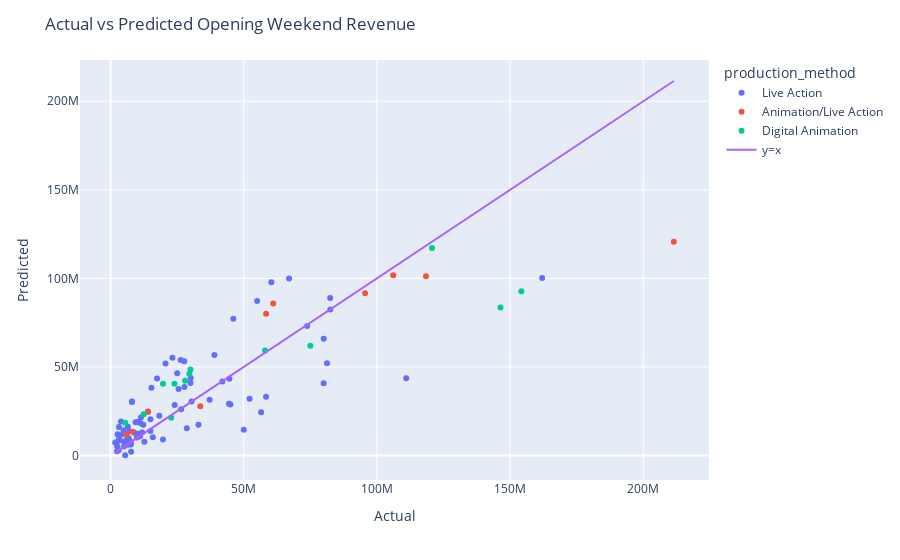

The cell this chart's notebook holds for it:
### Code cell
results_df = pd.DataFrame({'title': X_test['title'], 'actual': y_test, 'predicted': pred_simple_glm, 'production_method': X_test['production_method']})

# plot actual vs predicted
fig = px.scatter(results_df, x='actual', y='predicted', hover_name='title', color='production_method')
fig.add_trace(go.Scatter(x=results_df['actual'], y=results_df['actual'], mode='lines', name='y=x'))
fig.update_layout(title='Actual vs Predicted Opening Weekend Revenue', xaxis_title='Actual', yaxis_title='Predicted')

### Figure 1 — Plotly figure (JSON) as saved in the notebook; plotly's stock layout.template omitted (floating-point values rounded to 4 significant figures)
{"data": [{"hovertemplate": "<b>%{hovertext}</b><br><br>production_method=Live Action<br>actual=%{x}<br>predicted=%{y}<extra></extra>", "hovertext": ["M3GAN", "80 for Brady", "Knock at the Cabin", "Jesus Revolution", "Creed III", "Operation Fortune: Ruse de guerre", "Scream VI", "65", "Shazam! Fury of the Gods", "John Wick: Chapter 4", "Dungeons & Dragons: Honor Among Thieves", "His Only Son", "Renfield", "The Pope’s Exorcist", "Beau is Afraid", "Big George Foreman: The Miraculous Story of the Once and Future Heavyweight Champion of the World", "Are You There God? It’s Me, Margaret", "Fast X", "The Machine", "The Flash", "No Hard Feelings", "Indiana Jones and the Dial of Destiny", "Sound of Freedom", "Insidious: The Red Door", "Oppenheimer", "Barbie", "Talk To Me", "Haunted Mansion", "Meg 2: The Trench", "The Last Voyage of the Demeter", "Blue Beetle", "Dumb Money", "Expend4bles", "Saw X", "The Exorcist: Believer", "Killers of the Flower Moon", "Priscilla", "Five Nights at Freddy’s", "Journey to Bethlehem", "The Marvels", "Next Goal Wins", "The Hunger Games: The Ballad of Songbirds & Snakes", "Thanksgiving", "Napoleon", "Godzilla Minus One (ゴジラ最新作)", "American Fiction", "Wonka", "The Iron Claw", "Aquaman and the Lost Kingdom", "Anyone But You", "Ferrari", "Mean Girls", "Argylle", "Madame Web", "Dune: Part Two", "Imaginary", "Cabrini", "Arthur the King", "Ghostbusters: Frozen Empire", "Godzilla x Kong: The New Empire", "Civil War", "Abigail", "Challengers", "Unsung Hero", "The Fall Guy", "Tarot", "The Strangers: Chapter 1", "Furiosa: A Mad Max Saga", "The Watchers", "Bad Boys: Ride or Die", "A Quiet Place: Day One", "Horizon: An American Saga Chapter 1", "Sound of Hope: The Story of Possum Trot", "Fly Me to the Moon", "Twisters", "It Ends With Us", "Alien: Romulus", "The Crow", "Reagan", "Beetlejuice Beetlejuice", "Speak No Evil"], "legendgroup": "Live Action", "marker": {"color": "#636efa", "symbol": "circle"}, "mode": "markers", "name": "Live Action", "orientation": "v", "showlegend": true, "type": "scatter", "x": [30429860, 12701640, 14127170, 15882067, 58370007, 3140214, 44447270, 12328361, 30111158, 73817950, 37205784, 5501070, 8026475, 9006368, 2661957, 2925364, 6739037, 67017410, 5000545, 55043679, 15002770, 60368101, 19680879, 33013036, 82455420, 162022044, 10431720, 24082475, 30002735, 6504950, 25030225, 3325504, 8039021, 18309301, 26497600, 23253655, 5040003, 80001720, 2400446, 46110859, 2500295, 44607143, 10306272, 20638887, 11419975, 1755364, 39005800, 4868370, 27686211, 6000344, 3921773, 28635307, 17473540, 15335860, 82505391, 9912713, 7168520, 7633898, 45004673, 80006561, 25537368, 10297110, 15011061, 7731539, 27747035, 6503012, 11825058, 26326462, 7003537, 56527324, 52202495, 11052561, 3078758, 9426615, 81251415, 50016652, 42003361, 4644666, 7650720, 111003345, 11397595], "xaxis": "x", "y": [30510000.0, 7669000.0, 24690000.0, 10320000.0, 33110000.0, 16070000.0, 29140000.0, 17400000.0, 43750000.0, 73060000.0, 31440000.0, 113400.0, 30190000.0, 12780000.0, 11910000.0, 8176000.0, 9814000.0, 99930000.0, 5036000.0, 87210000.0, 13820000.0, 97810000.0, 9038000.0, 17390000.0, 88930000.0, 100200000.0, 11360000.0, 28470000.0, 40970000.0, 16150000.0, 46480000.0, 10070000.0, 30490000.0, 22450000.0, 26050000.0, 55110000.0, 7849000.0, 40810000.0, 2372000.0, 77120000.0, 5027000.0, 43370000.0, 19060000.0, 51910000.0, 21420000.0, 7289000.0, 56680000.0, 14280000.0, 53260000.0, 8626000.0, 19120000.0, 15320000.0, 43420000.0, 38270000.0, 82440000.0, 10180000.0, 8476000.0, 7152000.0, 28740000.0, 65850000.0, 37480000.0, 12260000.0, 20440000.0, 2134000.0, 38660000.0, 6094000.0, 12900000.0, 53860000.0, 13720000.0, 24340000.0, 31970000.0, 10790000.0, 2905000.0, 18730000.0, 52090000.0, 14520000.0, 41710000.0, 12100000.0, 6137000.0, 43570000.0, 18080000.0], "yaxis": "y"}, {"hovertemplate": "<b>%{hovertext}</b><br><br>production_method=Animation/Live Action<br>actual=%{x}<br>predicted=%{y}<extra></extra>", "hovertext": ["Ant-Man and the Wasp: Quantumania", "Guardians of the Galaxy Vol 3", "The Little Mermaid", "Transformers: Rise of the Beasts", "Strays", "The Creator", "Kingdom of the Planet of the Apes", "IF", "Deadpool & Wolverine", "Harold and the Purple Crayon"], "legendgroup": "Animation/Live Action", "marker": {"color": "#EF553B", "symbol": "circle"}, "mode": "markers", "name": "Animation/Live Action", "orientation": "v", "showlegend": true, "type": "scatter", "x": [106109650, 118414021, 95578040, 61045464, 8247810, 14079512, 58400788, 33715801, 211435291, 6003197], "xaxis": "x", "y": [101700000.0, 101100000.0, 91630000.0, 85760000.0, 13450000.0, 24850000.0, 80010000.0, 27750000.0, 120700000.0, 11700000.0], "yaxis": "y"}, {"hovertemplate": "<b>%{hovertext}</b><br><br>production_method=Digital Animation<br>actual=%{x}<br>predicted=%{y}<extra></extra>", "hovertext": ["The Super Mario Bros. Movie", "Spider-Man: Across the Spider-Verse", "Elemental", "Ruby Gillman, Teenage Kraken", "Teenage Mutant Ninja Turtles: Mutant Mayhem", "PAW Patrol: The Mighty Movie", "Trolls Band Together", "Wish", "Migration", "Kung Fu Panda 4", "The Garfield Movie", "Inside Out 2", "Despicable Me 4"], "legendgroup": "Digital Animation", "marker": {"color": "#00cc96", "symbol": "circle"}, "mode": "markers", "name": "Digital Animation", "orientation": "v", "showlegend": true, "type": "scatter", "x": [146361865, 120663589, 29602429, 5500990, 28007544, 22764354, 30002525, 19698228, 12453275, 57989905, 24006629, 154201673, 75009210], "xaxis": "x", "y": [83540000.0, 117200000.0, 46180000.0, 18460000.0, 42170000.0, 21300000.0, 48470000.0, 40460000.0, 23320000.0, 59320000.0, 40450000.0, 92750000.0, 62010000.0], "yaxis": "y"}, {"mode": "lines", "name": "y=x", "type": "scatter", "x": [30429860, 12701640, 14127170, 106109650, 15882067, 58370007, 3140214, 44447270, 12328361, 30111158, 73817950, 37205784, 5501070, 146361865, 8026475, 9006368, 2661957, 2925364, 6739037, 118414021, 67017410, 95578040, 5000545, 120663589, 61045464, 55043679, 29602429, 15002770, 5500990, 60368101, 19680879, 33013036, 82455420, 162022044, 10431720, 24082475, 28007544, 30002735, 6504950, 25030225, 8247810, 3325504, 8039021, 14079512, 18309301, 22764354, 26497600, 23253655, 5040003, 80001720, 2400446, 46110859, 2500295, 44607143, 10306272, 30002525, 19698228, 20638887, 11419975, 1755364, 39005800, 12453275, 4868370, 27686211, 6000344, 3921773, 28635307, 17473540, 15335860, 82505391, 57989905, 9912713, 7168520, 7633898, 45004673, 80006561, 25537368, 10297110, 15011061, 7731539, 27747035, 6503012, 58400788, 33715801, 11825058, 26326462, 24006629, 7003537, 56527324, 154201673, 52202495, 11052561, 75009210, 3078758, 9426615, 81251415, 211435291, 6003197, 50016652, 42003361, 4644666, 7650720, 111003345, 11397595], "y": [30429860, 12701640, 14127170, 106109650, 15882067, 58370007, 3140214, 44447270, 12328361, 30111158, 73817950, 37205784, 5501070, 146361865, 8026475, 9006368, 2661957, 2925364, 6739037, 118414021, 67017410, 95578040, 5000545, 120663589, 61045464, 55043679, 29602429, 15002770, 5500990, 60368101, 19680879, 33013036, 82455420, 162022044, 10431720, 24082475, 28007544, 30002735, 6504950, 25030225, 8247810, 3325504, 8039021, 14079512, 18309301, 22764354, 26497600, 23253655, 5040003, 80001720, 2400446, 46110859, 2500295, 44607143, 10306272, 30002525, 19698228, 20638887, 11419975, 1755364, 39005800, 12453275, 4868370, 27686211, 6000344, 3921773, 28635307, 17473540, 15335860, 82505391, 57989905, 9912713, 7168520, 7633898, 45004673, 80006561, 25537368, 10297110, 15011061, 7731539, 27747035, 6503012, 58400788, 33715801, 11825058, 26326462, 24006629, 7003537, 56527324, 154201673, 52202495, 11052561, 75009210, 3078758, 9426615, 81251415, 211435291, 6003197, 50016652, 42003361, 4644666, 7650720, 111003345, 11397595]}], "layout": {"legend": {"title": {"text": "production_method"}, "tracegroupgap": 0}, "margin": {"t": 60}, "title": {"text": "Actual vs Predicted Opening Weekend Revenue"}, "xaxis": {"anchor": "y", "domain": [0, 1], "title": {"text": "Actual"}}, "yaxis": {"anchor": "x", "domain": [0, 1], "title": {"text": "Predicted"}}}}
